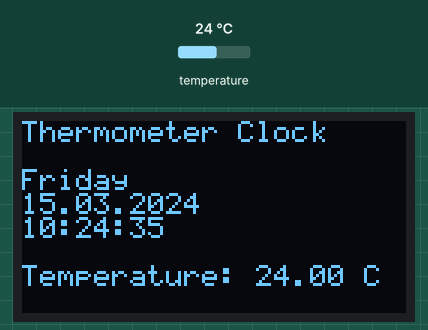
Bench run of a sketch on a simulated Arduino Uno, built with avr-gcc and run on an emulated ATmega328P. Shown: 128×64 one-colour display. Inputs (shaded band) come from the test bench; at power-on: temperature 24 °C. The local clock reads 2024-03-15 10:24:30 at power-on unless the sketch sets it.

Above: at 5.8 s.
5.9 s: temperature set to 12 °C
At 11.0 s:
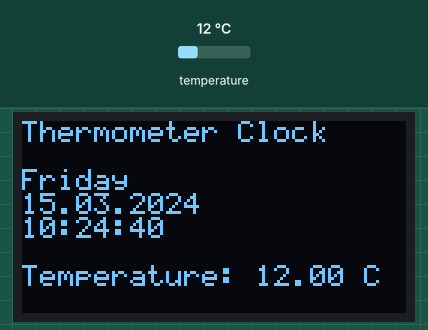
16.6 s: temperature set to 19 °C
At 21.4 s:
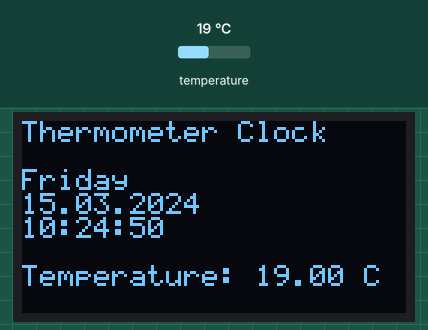
26.7 s: temperature set to 28 °C
At 30.6 s:
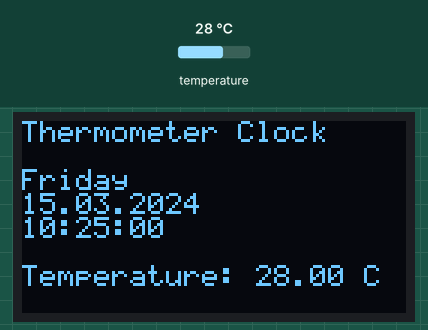
Timing chart, 0 to 32.1 s (numbered marks = the images above; inputs shaded):
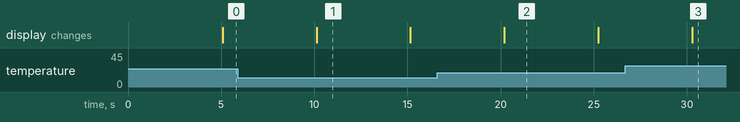

The sketch:

TempClock-RtcOled.ino
```cpp
// Test for minimum program size.

#include <stdio.h>
#include <Wire.h>
#include "SSD1306Ascii.h"
#include "SSD1306AsciiWire.h"
#include "RTClib.h"

// 0X3C+SA0 - 0x3C or 0x3D
#define I2C_ADDRESS 0x3C
// Define proper RST_PIN if required.
#define RST_PIN -1

SSD1306AsciiWire oled;
RTC_DS3231 rtc;
char daysOfTheWeek[7][12] = {"Sunday", "Monday", "Tuesday", "Wednesday", "Thursday", "Friday", "Saturday"};


//------------------------------------------------------------------------------
void setup() {
  Wire.begin();
  Wire.setClock(400000L);

#if RST_PIN >= 0
  oled.begin(&Adafruit128x64, I2C_ADDRESS, RST_PIN);
#else // RST_PIN >= 0
  oled.begin(&Adafruit128x64, I2C_ADDRESS);
#endif // RST_PIN >= 0

  oled.setFont(System5x7);
  oled.clear();
  oled.println("Thermometer Clock");

  if (!rtc.begin()) {
    oled.println("Couldn't find RTC");
    while (1) delay(10);
  }
  if (rtc.lostPower()) {
    oled.println("RTC lost power, let's set the time!");
    // When time needs to be set on a new device, or after a power loss, the
    // following line sets the RTC to the date & time this sketch was compiled
    rtc.adjust(DateTime(F(__DATE__), F(__TIME__)));
    // This line sets the RTC with an explicit date & time, for example to set
    // January 21, 2014 at 3am you would call:
    // rtc.adjust(DateTime(2014, 1, 21, 3, 0, 0));
  }
  // When time needs to be re-set on a previously configured device, the
  // following line sets the RTC to the date & time this sketch was compiled
  // rtc.adjust(DateTime(F(__DATE__), F(__TIME__)));
  // This line sets the RTC with an explicit date & time, for example to set
  // January 21, 2014 at 3am you would call:
  // rtc.adjust(DateTime(2014, 1, 21, 3, 0, 0));
}
//------------------------------------------------------------------------------
void loop() {
    oled.clear();
    oled.println("Thermometer Clock");
    oled.println();

    DateTime now = rtc.now();

    char dateStr[256];
    sprintf(dateStr, "%02d.%02d.%04d\0", now.day(), now.month(), now.year());
    char timeStr[256];
    sprintf(timeStr, "%02d:%02d:%02d\0", now.hour(), now.minute(), now.second());
#
    oled.print(daysOfTheWeek[now.dayOfTheWeek()]);
    oled.println();
    oled.print(dateStr);
    oled.println();
    oled.print(timeStr);
    oled.println();
    oled.println();

    oled.print("Temperature: ");
    oled.print(rtc.getTemperature());
    oled.println(" C");
/*
    oled.print(" since midnight 1/1/1970 = ");
    oled.print(now.unixtime());
    oled.print("s = ");
    oled.print(now.unixtime() / 86400L);
    oled.println("d");

    // calculate a date which is 7 days, 12 hours, 30 minutes, 6 seconds into the future
    DateTime future (now + TimeSpan(7,12,30,6));

    Serial.print(" now + 7d + 12h + 30m + 6s: ");
    Serial.print(future.year(), DEC);
    Serial.print('/');
    Serial.print(future.month(), DEC);
    Serial.print('/');
    Serial.print(future.day(), DEC);
    Serial.print(' ');
    Serial.print(future.hour(), DEC);
    Serial.print(':');
    Serial.print(future.minute(), DEC);
    Serial.print(':');
    Serial.print(future.second(), DEC);
    Serial.println();
*/
    oled.println();
    delay(5000);
}
```
